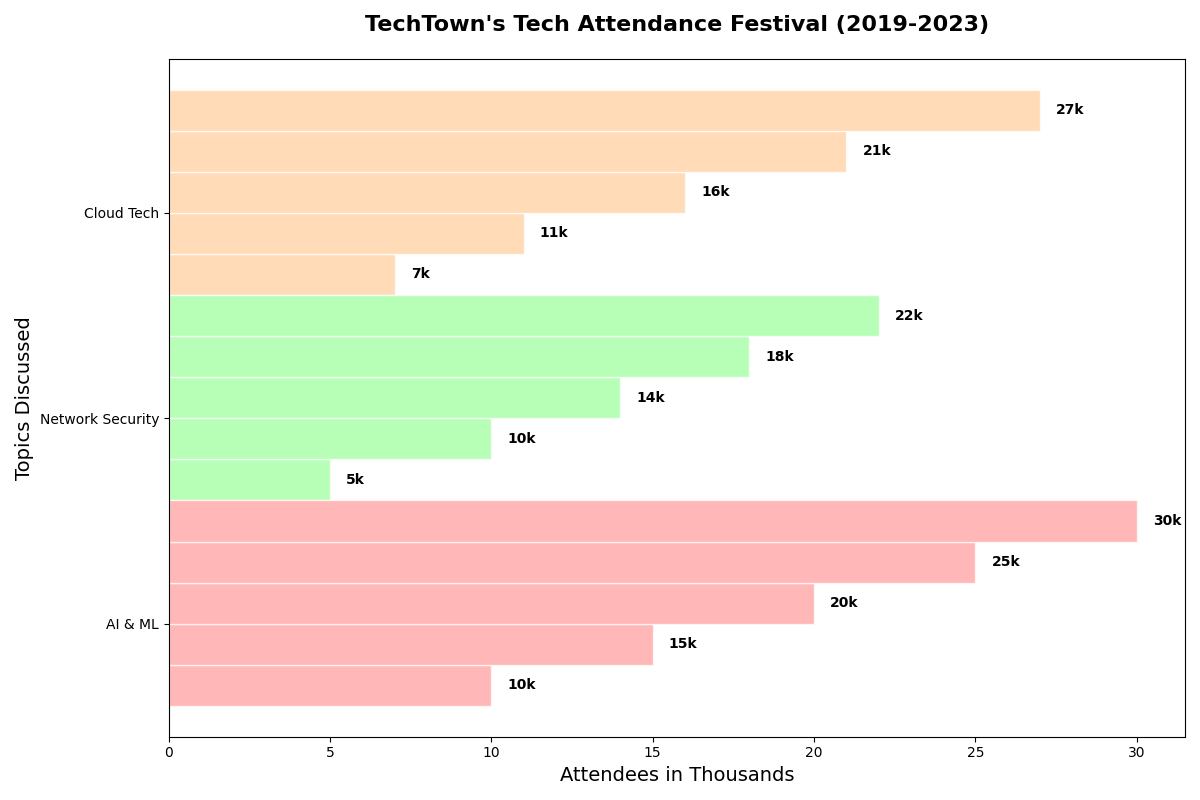

The Python source for this figure:
import matplotlib.pyplot as plt
import numpy as np

years = ['Y2019', 'Y2020', 'Y2021', 'Y2022', 'Y2023']
workshop_topics = ['AI & ML', 'Network Security', 'Cloud Tech']

attendance_data = np.array([
    [10, 15, 20, 25, 30],  
    [5, 10, 14, 18, 22],   
    [7, 11, 16, 21, 27],   
])

colors = ['#ff9999', '#99ff99', '#ffcc99']

fig, ax = plt.subplots(figsize=(12, 8))

bar_height = 0.2
bar_positions = np.arange(len(workshop_topics))
for i, year in enumerate(years):
    ax.barh(bar_positions + i*bar_height, attendance_data[:, i], height=bar_height, color=colors, edgecolor='white', alpha=0.7)

ax.set_title("TechTown's Tech Attendance Festival (2019-2023)", fontsize=16, fontweight='bold', pad=20)
ax.set_ylabel("Topics Discussed", fontsize=14)
ax.set_xlabel("Attendees in Thousands", fontsize=14)

ax.set_yticks(bar_positions + bar_height * 1.5)
ax.set_yticklabels(workshop_topics)

for i in range(len(years)):
    for j in range(len(workshop_topics)):
        ax.text(attendance_data[j][i] + 0.5, bar_positions[j] + i*bar_height, f'{attendance_data[j][i]}k', va='center', fontsize=10, fontweight='bold')

plt.tight_layout()
plt.show()
